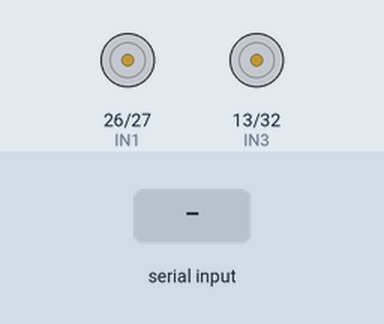
A sketch run on a simulated ESP32. On the bench: motor-driver pin pairs drawn as motors (green arrow = first pin HIGH = forward, orange = second pin HIGH = backward, longer = more drive, scaled by the enable pin). Inputs (shaded band) come from the test bench. Nothing arrives over Bluetooth unless stated; what the sketch prints to the serial monitor is not drawn.

Above: at 1.2 s.
1.3 s: "G\n" received over the second serial link
At 2.0 s:
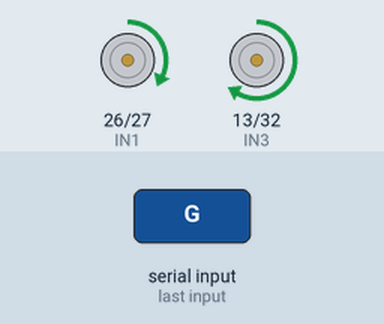
2.8 s: "E\n" received over the second serial link
At 3.2 s:
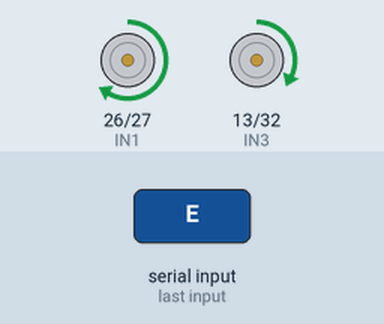
4.3 s: "Z\n" received over the second serial link
At 5.5 s:
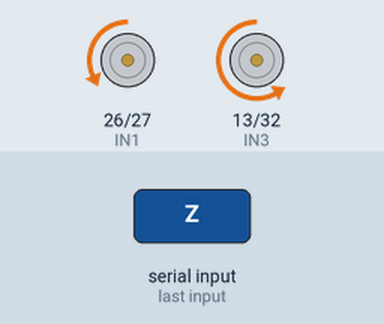
5.8 s: "TILT:,45\n" received over the second serial link
At 6.3 s:
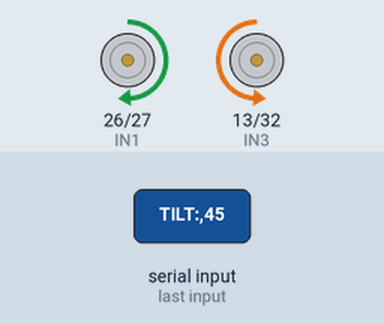
8.0 s: "F90\n" received over the second serial link
At 8.3 s:
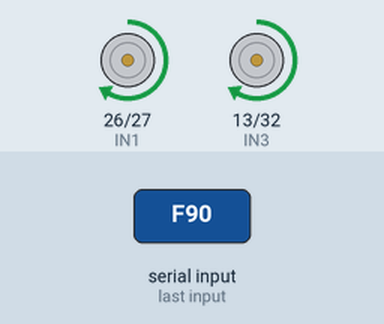
9.5 s: "I\n" received over the second serial link
At 10.7 s:
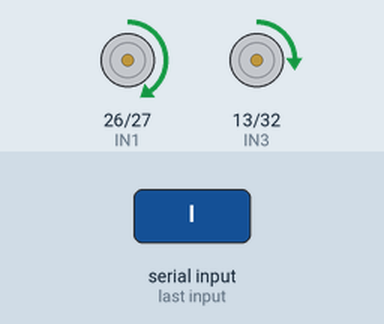
Timing chart, 0 to 12.0 s (numbered marks = the images above; inputs shaded):
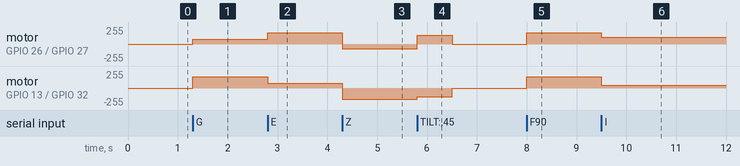

Measured:
- after the input at 1.3 s, motor on GPIO 26 (IN1) / GPIO 27 (IN2): stopped → forward 68/255 at once; motor on GPIO 13 (IN3) / GPIO 32 (IN4): stopped → forward 169/255 at once
- after the input at 2.8 s, motor on GPIO 26 (IN1) / GPIO 27 (IN2): forward 68/255 → forward 169/255 at once; motor on GPIO 13 (IN3) / GPIO 32 (IN4): forward 169/255 → forward 68/255 at once
- after the input at 4.3 s, motor on GPIO 26 (IN1) / GPIO 27 (IN2): forward 169/255 → backward 68/255 at once; motor on GPIO 13 (IN3) / GPIO 32 (IN4): forward 68/255 → backward 169/255 at once
- after the input at 5.8 s, motor on GPIO 26 (IN1) / GPIO 27 (IN2): backward 68/255 → forward 134/255 at once, → stopped 0.70 s later; motor on GPIO 13 (IN3) / GPIO 32 (IN4): backward 169/255 → backward 134/255 at once, → stopped 0.70 s later
- after the input at 8.0 s, motor on GPIO 26 (IN1) / GPIO 27 (IN2), motor on GPIO 13 (IN3) / GPIO 32 (IN4): stopped → forward 169/255 at once
- after the input at 9.5 s, motor on GPIO 26 (IN1) / GPIO 27 (IN2): forward 169/255 → forward 100/255 at once; motor on GPIO 13 (IN3) / GPIO 32 (IN4): forward 169/255 → forward 40/255 at once

The sketch:

esp32_rover_autostart__2__copy_20261015234756.ino
```cpp
#include <Arduino.h>
#include <BluetoothSerial.h>

#if !defined(CONFIG_BT_ENABLED) || !defined(CONFIG_BLUEDROID_ENABLED)
#error "Classic Bluetooth is not enabled. Use an original ESP32 board (not S2/S3/C3)."
#endif

BluetoothSerial SerialBT;

const char* BT_NAME = "ESP32_ROVER";

// ---------- Auto-start settings ----------
const bool AUTO_START = false;                // true = move on power-up, false = stay still until a command
const unsigned long AUTO_START_DELAY_MS = 3000; // wait before moving (time to put rover on ground)
const unsigned long AUTO_RUN_TIME_MS = 0;     // 0 = run until a Bluetooth command, else stop after this time

// L298N pins
const int ENA = 25;
const int IN1 = 26;
const int IN2 = 27;
const int IN3 = 13;
const int IN4 = 32;
const int ENB = 33;

// PWM
const int PWM_FREQ = 1000;
const int PWM_BITS = 8;

// Tilt safety timeout (only used while in TILT mode)
const unsigned long TILT_TIMEOUT_MS = 700;

// Tilt tuning
const float TILT_DEADZONE = 8.0;
const float TILT_GAIN = 3.0;

int driveSpeed = 170;          // changed by '0'-'9' and 'q'
unsigned long lastTilt = 0;
bool tiltActive = false;

// Auto-run state
bool autoRunning = false;
unsigned long autoStartedAt = 0;

String rxLine;
unsigned long lastRx = 0;

// ---------- PWM helper (works on Core 2.x and 3.x) ----------
void pwmSetup() {
#if ESP_ARDUINO_VERSION_MAJOR >= 3
  ledcAttach(ENA, PWM_FREQ, PWM_BITS);
  ledcAttach(ENB, PWM_FREQ, PWM_BITS);
#else
  ledcSetup(0, PWM_FREQ, PWM_BITS);
  ledcSetup(1, PWM_FREQ, PWM_BITS);
  ledcAttachPin(ENA, 0);
  ledcAttachPin(ENB, 1);
#endif
}

void pwmWrite(int pin, int duty) {
#if ESP_ARDUINO_VERSION_MAJOR >= 3
  ledcWrite(pin, duty);
#else
  ledcWrite(pin == ENA ? 0 : 1, duty);
#endif
}

// ---------- Motor control ----------
void setMotor(int en, int a, int b, int speed) {
  speed = constrain(speed, -255, 255);

  if (speed > 0) {
    digitalWrite(a, HIGH);
    digitalWrite(b, LOW);
  } else if (speed < 0) {
    digitalWrite(a, LOW);
    digitalWrite(b, HIGH);
  } else {
    digitalWrite(a, LOW);
    digitalWrite(b, LOW);
  }
  pwmWrite(en, abs(speed));
}

void drive(int left, int right) {
  setMotor(ENA, IN1, IN2, left);
  setMotor(ENB, IN3, IN4, right);
}

void mixDrive(float throttle, float steering) {
  int left  = round(throttle + steering);
  int right = round(throttle - steering);

  int largest = max(abs(left), abs(right));
  if (largest > 255) {
    left  = left * 255 / largest;
    right = right * 255 / largest;
  }
  drive(left, right);
}

// ---------- Tilt control: "TILT:pitch,roll" + newline ----------
void handleTilt(String data) {
  int comma = data.indexOf(',');
  if (comma < 0) return;

  float pitch = data.substring(0, comma).toFloat();
  float roll  = data.substring(comma + 1).toFloat();

  if (abs(pitch) > 90 || abs(roll) > 90) {
    drive(0, 0);
    return;
  }

  float throttle = 0, steering = 0;
  if (abs(pitch) >= TILT_DEADZONE) throttle = constrain(pitch * TILT_GAIN, -255, 255);
  if (abs(roll)  >= TILT_DEADZONE) steering = constrain(roll * TILT_GAIN, -200, 200);

  autoRunning = false;
  tiltActive = true;
  lastTilt = millis();
  mixDrive(throttle, steering);
}

// ---------- Single-character commands (Arduino Bluetooth Controller) ----------
void handleChar(char c) {
  int turn  = driveSpeed * 9 / 10;
  int inner = driveSpeed * 4 / 10;

  // Ignore characters that are not real commands, so the auto-run isn't cancelled by noise
  bool valid = false;
  const char* cmds = "FBLRQGEIZHCJSD0123456789q";
  for (const char* p = cmds; *p; p++) {
    if (*p == c) { valid = true; break; }
  }
  if (!valid) return;

  // Any real command cancels auto-run and tilt mode
  autoRunning = false;
  tiltActive = false;

  switch (c) {
    case 'F': drive(driveSpeed, driveSpeed); break;
    case 'B': drive(-driveSpeed, -driveSpeed); break;
    case 'L': drive(-turn, turn); break;
    case 'R': drive(turn, -turn); break;

    case 'Q': case 'G': drive(inner, driveSpeed); break;    // forward-left
    case 'E': case 'I': drive(driveSpeed, inner); break;    // forward-right
    case 'Z': case 'H': drive(-inner, -driveSpeed); break;  // reverse-left
    case 'C': case 'J': drive(-driveSpeed, -inner); break;  // reverse-right

    case 'S': case 'D': drive(0, 0); break;                 // stop

    case '0': case '1': case '2': case '3': case '4':
    case '5': case '6': case '7': case '8': case '9':
      driveSpeed = 100 + (c - '0') * 17;                    // 100..253
      break;
    case 'q': driveSpeed = 255; break;

    default: break;
  }
}

void handleLine(String line) {
  line.trim();
  if (line.startsWith("TILT:")) {
    handleTilt(line.substring(5));
  } else if (line.length() == 1) {
    handleChar(line[0]);
  }
}

void setup() {
  // Force every motor pin LOW immediately so nothing can move during startup
  pinMode(IN1, OUTPUT);  digitalWrite(IN1, LOW);
  pinMode(IN2, OUTPUT);  digitalWrite(IN2, LOW);
  pinMode(IN3, OUTPUT);  digitalWrite(IN3, LOW);
  pinMode(IN4, OUTPUT);  digitalWrite(IN4, LOW);
  pinMode(ENA, OUTPUT);  digitalWrite(ENA, LOW);
  pinMode(ENB, OUTPUT);  digitalWrite(ENB, LOW);

  Serial.begin(115200);

  pwmSetup();
  drive(0, 0);

  if (!SerialBT.begin(BT_NAME)) {
    Serial.println("Bluetooth failed to start!");
    while (true) {
      drive(0, 0);
      delay(100);
    }
  }

  Serial.print("ESP32 Rover ready. Bluetooth name: ");
  Serial.println(BT_NAME);

  if (AUTO_START) {
    Serial.println("Auto-start enabled");
    delay(AUTO_START_DELAY_MS);
    drive(driveSpeed, driveSpeed);   // move forward on power-up
    autoRunning = true;
    autoStartedAt = millis();
  }
}

void loop() {
  while (SerialBT.available()) {
    char ch = SerialBT.read();
    lastRx = millis();

    if (ch == '\n' || ch == '\r') {
      if (rxLine.length() > 0) {
        handleLine(rxLine);
        rxLine = "";
      }
    } else if (rxLine.length() == 0 && ch != 'T') {
      // Normal single-character command, no newline needed
      handleChar(ch);
    } else {
      // Start/continue buffering a "TILT:..." line
      rxLine += ch;
      if (rxLine.length() > 40) rxLine = "";
    }
  }

  // Drop half-received garbage
  if (rxLine.length() > 0 && millis() - lastRx > 300) rxLine = "";

  // Auto-run: stop after the set time (if one is set)
  if (autoRunning && AUTO_RUN_TIME_MS > 0 && millis() - autoStartedAt > AUTO_RUN_TIME_MS) {
    autoRunning = false;
    drive(0, 0);
  }

  // Tilt mode: stop if tilt data stops arriving
  if (tiltActive && millis() - lastTilt > TILT_TIMEOUT_MS) {
    tiltActive = false;
    drive(0, 0);
  }

  // Stop if phone disconnects
  static bool wasConnected = false;
  bool connected = SerialBT.hasClient();
  if (wasConnected && !connected) {
    drive(0, 0);
    tiltActive = false;
    autoRunning = false;
  }
  wasConnected = connected;
}
```
